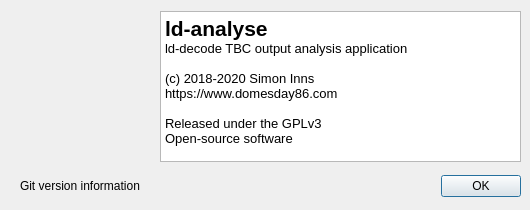
<?xml version="1.0" encoding="UTF-8"?>
<ui version="4.0">
 <class>AboutDialog</class>
 <widget class="QDialog" name="AboutDialog">
  <property name="geometry">
   <rect>
    <x>0</x>
    <y>0</y>
    <width>530</width>
    <height>210</height>
   </rect>
  </property>
  <property name="minimumSize">
   <size>
    <width>530</width>
    <height>210</height>
   </size>
  </property>
  <property name="maximumSize">
   <size>
    <width>530</width>
    <height>210</height>
   </size>
  </property>
  <property name="windowTitle">
   <string>About ld-analyse</string>
  </property>
  <property name="windowIcon">
   <iconset resource="ld-analyse-resources.qrc">
    <normaloff>:/icons/Graphics/128-analyse.png</normaloff>:/icons/Graphics/128-analyse.png</iconset>
  </property>
  <widget class="QDialogButtonBox" name="buttonBox">
   <property name="geometry">
    <rect>
     <x>410</x>
     <y>170</y>
     <width>111</width>
     <height>32</height>
    </rect>
   </property>
   <property name="orientation">
    <enum>Qt::Horizontal</enum>
   </property>
   <property name="standardButtons">
    <set>QDialogButtonBox::Ok</set>
   </property>
  </widget>
  <widget class="QLabel" name="label">
   <property name="geometry">
    <rect>
     <x>10</x>
     <y>10</y>
     <width>141</width>
     <height>141</height>
    </rect>
   </property>
   <property name="text">
    <string/>
   </property>
   <property name="pixmap">
    <pixmap resource="ld-analyse-resources.qrc">:/icons/Graphics/128-analyse.png</pixmap>
   </property>
   <property name="alignment">
    <set>Qt::AlignCenter</set>
   </property>
  </widget>
  <widget class="QTextBrowser" name="textBrowser">
   <property name="geometry">
    <rect>
     <x>160</x>
     <y>11</y>
     <width>361</width>
     <height>151</height>
    </rect>
   </property>
   <property name="html">
    <string>&lt;!DOCTYPE HTML PUBLIC &quot;-//W3C//DTD HTML 4.0//EN&quot; &quot;http://www.w3.org/TR/REC-html40/strict.dtd&quot;&gt;
&lt;html&gt;&lt;head&gt;&lt;meta name=&quot;qrichtext&quot; content=&quot;1&quot; /&gt;&lt;style type=&quot;text/css&quot;&gt;
p, li { white-space: pre-wrap; }
&lt;/style&gt;&lt;/head&gt;&lt;body style=&quot; font-family:'Ubuntu'; font-size:11pt; font-weight:400; font-style:normal;&quot;&gt;
&lt;p style=&quot; margin-top:0px; margin-bottom:0px; margin-left:0px; margin-right:0px; -qt-block-indent:0; text-indent:0px;&quot;&gt;&lt;span style=&quot; font-family:'Ubuntu'; font-size:16pt; font-weight:600;&quot;&gt;ld-analyse&lt;/span&gt;&lt;/p&gt;
&lt;p style=&quot; margin-top:0px; margin-bottom:0px; margin-left:0px; margin-right:0px; -qt-block-indent:0; text-indent:0px;&quot;&gt;&lt;span style=&quot; font-family:'Ubuntu'; font-size:10pt;&quot;&gt;ld-decode TBC output analysis application&lt;/span&gt;&lt;/p&gt;
&lt;p style=&quot;-qt-paragraph-type:empty; margin-top:0px; margin-bottom:0px; margin-left:0px; margin-right:0px; -qt-block-indent:0; text-indent:0px; font-family:'Ubuntu'; font-size:10pt;&quot;&gt;&lt;br /&gt;&lt;/p&gt;
&lt;p style=&quot; margin-top:0px; margin-bottom:0px; margin-left:0px; margin-right:0px; -qt-block-indent:0; text-indent:0px;&quot;&gt;&lt;span style=&quot; font-family:'Ubuntu'; font-size:10pt;&quot;&gt;(c) 2018-2020 Simon Inns&lt;/span&gt;&lt;/p&gt;
&lt;p style=&quot; margin-top:0px; margin-bottom:0px; margin-left:0px; margin-right:0px; -qt-block-indent:0; text-indent:0px;&quot;&gt;&lt;span style=&quot; font-family:'Ubuntu'; font-size:10pt;&quot;&gt;https://www.domesday86.com&lt;/span&gt;&lt;/p&gt;
&lt;p style=&quot;-qt-paragraph-type:empty; margin-top:0px; margin-bottom:0px; margin-left:0px; margin-right:0px; -qt-block-indent:0; text-indent:0px; font-family:'Ubuntu'; font-size:10pt;&quot;&gt;&lt;br /&gt;&lt;/p&gt;
&lt;p style=&quot; margin-top:0px; margin-bottom:0px; margin-left:0px; margin-right:0px; -qt-block-indent:0; text-indent:0px;&quot;&gt;&lt;span style=&quot; font-family:'Ubuntu'; font-size:10pt;&quot;&gt;Released under the GPLv3&lt;/span&gt;&lt;/p&gt;
&lt;p style=&quot; margin-top:0px; margin-bottom:0px; margin-left:0px; margin-right:0px; -qt-block-indent:0; text-indent:0px;&quot;&gt;&lt;span style=&quot; font-family:'Ubuntu'; font-size:10pt;&quot;&gt;Open-source software&lt;/span&gt;&lt;/p&gt;&lt;/body&gt;&lt;/html&gt;</string>
   </property>
  </widget>
  <widget class="QLabel" name="gitVersionLabel">
   <property name="geometry">
    <rect>
     <x>20</x>
     <y>170</y>
     <width>371</width>
     <height>31</height>
    </rect>
   </property>
   <property name="text">
    <string>Git version information</string>
   </property>
  </widget>
 </widget>
 <resources>
  <include location="ld-analyse-resources.qrc"/>
 </resources>
 <connections>
  <connection>
   <sender>buttonBox</sender>
   <signal>accepted()</signal>
   <receiver>AboutDialog</receiver>
   <slot>accept()</slot>
   <hints>
    <hint type="sourcelabel">
     <x>248</x>
     <y>254</y>
    </hint>
    <hint type="destinationlabel">
     <x>157</x>
     <y>274</y>
    </hint>
   </hints>
  </connection>
  <connection>
   <sender>buttonBox</sender>
   <signal>rejected()</signal>
   <receiver>AboutDialog</receiver>
   <slot>reject()</slot>
   <hints>
    <hint type="sourcelabel">
     <x>316</x>
     <y>260</y>
    </hint>
    <hint type="destinationlabel">
     <x>286</x>
     <y>274</y>
    </hint>
   </hints>
  </connection>
 </connections>
</ui>
